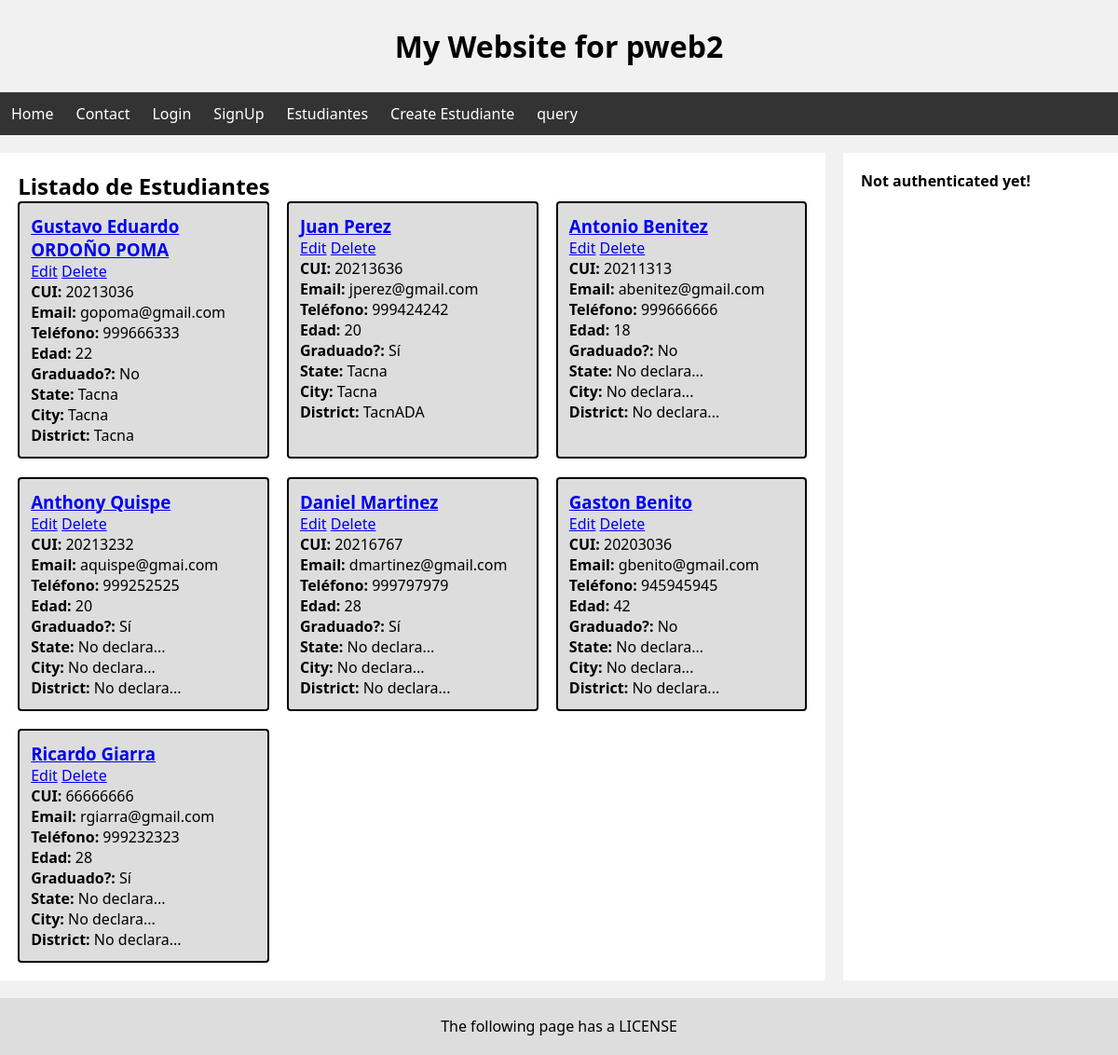
The app's page /estudiantes/, older data.
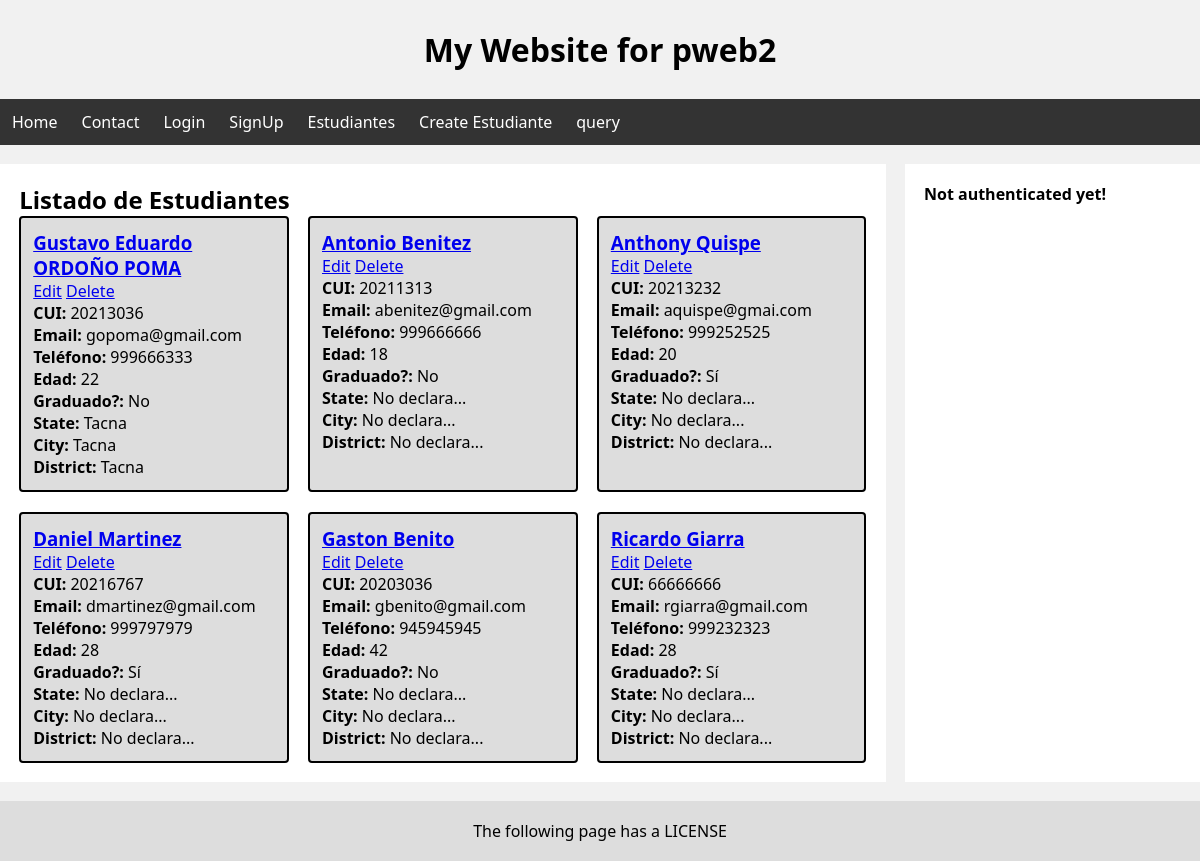
The same page, newer data.
### estudiantes/models.py (models this page shows, shortened)
class Estudiante(models.Model):
    cui = models.CharField(max_length=8)
    fullname = models.CharField(max_length=255)
    age = models.IntegerField()
    email = models.EmailField()
    phone_number = models.CharField(max_length=9)
    graduated = models.BooleanField(default=False)
    state = models.CharField(blank=True, max_length=255)
    city = models.CharField(blank=True, max_length=255)
    district = models.CharField(blank=True, max_length=255)
    def get_absolute_url(self):
        return reverse("estudiantes:estudiante-detail", kwargs={"pk": self.id})

### estudiantes/views.py (the view)
# urls.py: path('', EstudianteListView.as_view(), name="estudiante-list"),
class EstudianteListView(ListView):
    model = Estudiante

### estudiantes/templates/estudiantes/estudiante_list.html (shortened to what this page needs)
{% extends 'layouts/main-layout.html' %}
{% block content %}
    <h2>Listado de Estudiantes</h1>
    <section class="students">
        {% for estudiante in object_list %}
            <article class="students__student">
                <h3>
                    <a href="{{ estudiante.get_absolute_url }}">{{ estudiante.fullname }}</a>
                </h3>
                <a href="{{ estudiante.get_absolute_url }}update">Edit</a>
                <a href="{{ estudiante.get_absolute_url }}delete">Delete</a>
                <p><b>CUI: </b>{{ estudiante.cui }}</p>
                <p><b>Email: </b>{{ estudiante.email }}</p>
                <p><b>Teléfono: </b>{{ estudiante.phone_number }}</p>
                <p><b>Edad: </b>{{ estudiante.age }}</p>
                <p><b>Graduado?: </b>
                    {% if estudiante.graduated %}
                        <span>Sí</span>
                    {% else %}
                        <span>No</span>
                    {% endif %}
                </p>
                <p><b>State: </b>{{ estudiante.state|default:"No declara..." }}</p>
                <p><b>City: </b>{{ estudiante.city|default:"No declara..." }}</p>
                <p><b>District: </b>{{ estudiante.district|default:"No declara..." }}</p>
            </article>
        {% endfor %}
    </section>
{% endblock %}

Row changes from the older to the newer data that the page shows:
removed Estudiante: fullname "Juan Perez", cui "20213636", email "jperez@gmail.com", phone_number "999424242", age "20", graduated "Sí", state "Tacna", city "Tacna", district "TacnADA"
